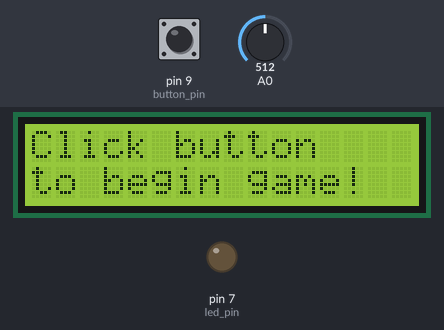
Bench run of a sketch on a simulated Arduino Uno, built with avr-gcc and run on an emulated ATmega328P. On the bench: 16×2 character LCD, output pins drawn as LEDs (lit = HIGH). Inputs (shaded band) come from the test bench; at power-on: pin 9 (button_pin) HIGH, A0 = 512. Random numbers use the default seed unless the sketch sets one; what the sketch prints to the serial monitor is not drawn.

Above: at 2.2 s.
2.3 s: pin 9 (button_pin) pulled LOW for 3.2 s
At 4.8 s:
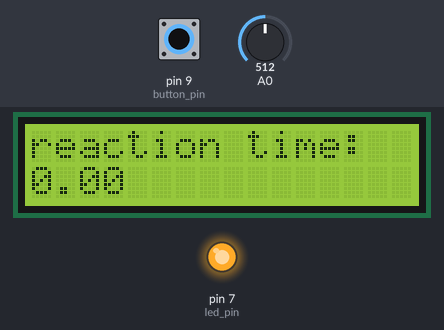
8.0 s: pin 9 (button_pin) pulled LOW for 1 s
At 10.7 s:
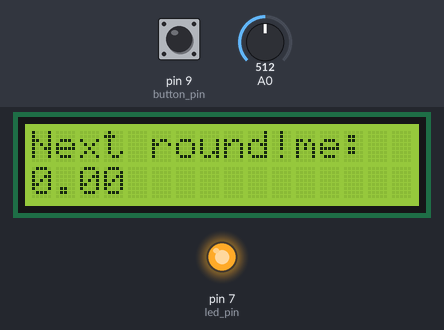
12.0 s: pin 9 (button_pin) pulled LOW for 1 s
At 16.2 s:
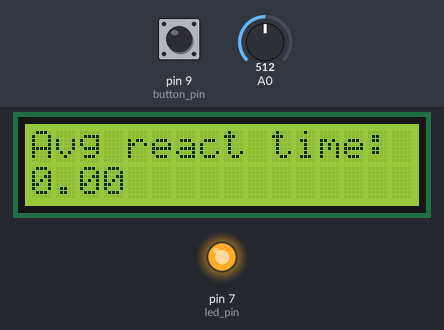
Timing chart, 0 to 17.7 s (numbered marks = the images above; inputs shaded):
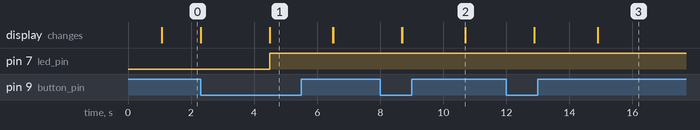

Measured:
- after the input at 2.3 s, pin 7 (led_pin): LOW → HIGH after 2.2 s; the display: first changes at once (image 1 shows a later state)

The sketch:

reaction_game.ino
```cpp
#include <LiquidCrystal.h>

int button_pin = 9;
int led_pin = 7;

float random_number = 0;
float reaction_timer = 0;
int game_state = -1;

float reaction_time = 0;
float total_reaction_time = 0;

int current_round = 1;

const int rs = 12, en = 11, d4 = 5, d5 = 4, d6 = 3, d7 = 2;

LiquidCrystal lcd(rs, en, d4, d5, d6, d7);

void setup() {
    Serial.begin(9600);

    pinMode(led_pin, OUTPUT);
    pinMode(button_pin, INPUT_PULLUP);

    lcd.begin(16, 2);
    delay(1000);
}

void loop() {
    reaction_game();
}

void reaction_game() {
    if (game_state == -1) {
        lcd.setCursor(0, 0);
        lcd.print("Click button");

        lcd.setCursor(0, 1);
        lcd.print("to begin game!");

        if (digitalRead(button_pin) == 0) {
            game_state = 0;
        }

    } else if (game_state == 0) {
        lcd.clear();
        lcd.print("Wait for it...");

        // Calculate a random time for the LED to start at
        randomSeed(analogRead(A0));
        random_number = random(1000, 7000);

        // Set the timer
        delay(random_number);

        // Start waiting for player to press button
        lcd.clear();
        lcd.print("Go!!");

        game_state = 1;
        reaction_timer = millis();

        digitalWrite(led_pin, 1);

    } else if (game_state == 1) {
        // Flash LED
        if (millis() == (reaction_timer + 100)) {
            digitalWrite(led_pin, 0);
        }

        // Calculate reaction time
        if (digitalRead(button_pin) == 0) {
            reaction_time = millis() - reaction_timer;
            game_state = 2;
        }

    } else if (game_state == 2) {
        // Print reaction time for that round
        Serial.println("Reaction time for that round: ");
        Serial.println(reaction_time);

        lcd.setCursor(0, 0);
        lcd.print("reaction time: ");

        lcd.setCursor(0, 1);
        lcd.print(reaction_time);

        delay(2000);

        total_reaction_time += reaction_time;

        // Check if 3 rounds have been done
        if (current_round == 3) {
            // Set to game over state
            game_state = 3;

        } else {
            // Start next round
            current_round += 1;
            game_state = 0;

            Serial.print("Next round!");

            lcd.setCursor(0, 0);
            lcd.print("Next round!");
        }

    } else if (game_state == 3) {
        // Game over state
        Serial.println("Average reaction time: ");
        Serial.println(total_reaction_time / 3);

        lcd.setCursor(0, 0);
        lcd.print("Avg react time:");

        lcd.setCursor(0, 1);
        lcd.print(total_reaction_time);
    }
}
```
